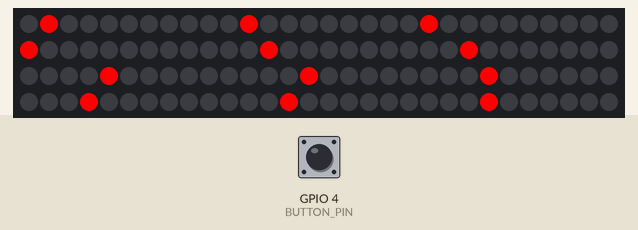
Simulated run of this sketch. Board: ESP32. On the bench: 120 RGB LEDs in strip order, left to right, continuing on the next row. The test bench sets the inputs (shaded band); at power-on: GPIO 4 (BUTTON_PIN) HIGH. WiFi joins after 1.5 s; servers stay silent unless stated; network time is answered at once with the bench clock; the local clock reads 2024-03-15 10:24:30 at power-on unless the sketch sets it; what the sketch prints to the serial monitor is not drawn.

Above: at 2.7 s.
2.8 s: GPIO 4 (BUTTON_PIN) pulled LOW for 0.15 s
5.9 s: GPIO 4 (BUTTON_PIN) pulled LOW for 1 s
9.9 s: GPIO 4 (BUTTON_PIN) pulled LOW for 0.15 s
13.0 s: GPIO 4 (BUTTON_PIN) pulled LOW for 1 s
Timing chart, 0 to 16.0 s (numbered marks = the images above; inputs shaded):
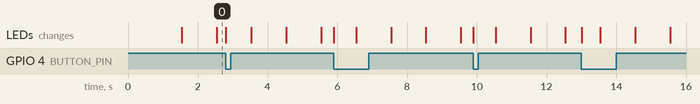

The sketch:

sketch_feb25A.ino
```cpp
#include <Adafruit_NeoPixel.h>
#include <WiFi.h>
#include <NTPClient.h>
#include <WiFiUdp.h>

#define LED_PIN         5
#define NUM_LEDS        120
#define BUTTON_PIN      4

Adafruit_NeoPixel strip(NUM_LEDS, LED_PIN, NEO_GRB + NEO_KHZ800);

// WiFi配置
const char* ssid = "Redmi K70 Ultra";
const char* password = "eauvyx3qppriwyu";

// NTP客户端配置
WiFiUDP ntpUDP;
NTPClient timeClient(ntpUDP, "pool.ntp.org", 8*3600); // 时区偏移（秒）

// 颜色配置
uint32_t colors[5] = {
  strip.Color(255, 0, 0),     // 红
  strip.Color(0, 255, 0),     // 绿
  strip.Color(255, 255, 255), // 白
  strip.Color(255, 255, 0),   // 青
  strip.Color(0, 255, 50)     // 黄绿
};
volatile uint8_t colorIndex = 0;
volatile bool colorChangeFlag = false;

// 时间变量
int hours = 0;
int minutes = 0;
int seconds = 0;

// 防抖变量
unsigned long lastButtonPressTime = 0; // 上次按钮按下的时间
const unsigned long debounceDelay = 500; // 防抖时间（毫秒）

void IRAM_ATTR handleButton() {
  unsigned long currentTime = millis();
  if (currentTime - lastButtonPressTime > debounceDelay) { // 检查时间间隔
    colorChangeFlag = true;
    lastButtonPressTime = currentTime; // 更新上次按下的时间
  }
}

void setup() {
  Serial.begin(115200);
  strip.begin();
  strip.show(); // 初始化灯带

  // 按钮初始化
  pinMode(BUTTON_PIN, INPUT_PULLUP);
  attachInterrupt(digitalPinToInterrupt(BUTTON_PIN), handleButton, FALLING);

  // 连接WiFi
  WiFi.begin(ssid, password);
  while (WiFi.status() != WL_CONNECTED) {
    delay(500);
    Serial.print(".");
  }
  Serial.println("\nWiFi connected");

  // 初始化NTP客户端
  timeClient.begin();
  updateTimeFromNTP();
}

void loop() {
  static unsigned long lastUpdate = 0;

  // 处理颜色切换
  if (colorChangeFlag) {
    colorIndex = (colorIndex + 1) % 5;
    updateDisplay();
    colorChangeFlag = false;
    delay(500); // 简易防抖
  }

  // 每秒更新时间
  if (millis() - lastUpdate >= 1000) {
    lastUpdate = millis();
    updateTime();
    updateDisplay();

    // 每小时同步一次时间
    static unsigned long lastSync = 0;
    if (millis() - lastSync >= 3600000) {
      updateTimeFromNTP();
      lastSync = millis();
    }
  }
}

void updateTimeFromNTP() {
  timeClient.forceUpdate();
  unsigned long epochTime = timeClient.getEpochTime();
  struct tm *ptm = gmtime((time_t *)&epochTime);
  hours = ptm->tm_hour;
  minutes = ptm->tm_min;
  seconds = ptm->tm_sec;
}

void updateTime() {
  seconds++;
  if (seconds >= 60) {
    seconds = 0;
    minutes++;
    if (minutes >= 60) {
      minutes = 0;
      hours++;
      if (hours >= 24) {
        hours = 0;
      }
    }
  }
}

void updateDisplay() {
  strip.clear();

  // 显示小时（0-39）
  displayDigit(hours / 10, 0);   // 十位
  displayDigit(hours % 10, 20);  // 个位

  // 显示分钟（40-79）
  displayDigit(minutes / 10, 40); // 十位
  displayDigit(minutes % 10, 60); // 个位

  // 显示秒（80-119）
  displayDigit(seconds / 10, 80);  // 十位
  displayDigit(seconds % 10, 100); // 个位


  strip.show();
}

void displayDigit(int number, int baseAddr) {
  number = constrain(number, 0, 9);
  strip.setPixelColor(baseAddr + number, colors[colorIndex]);
  strip.setPixelColor(baseAddr + number + 10, colors[colorIndex]);
}
```
